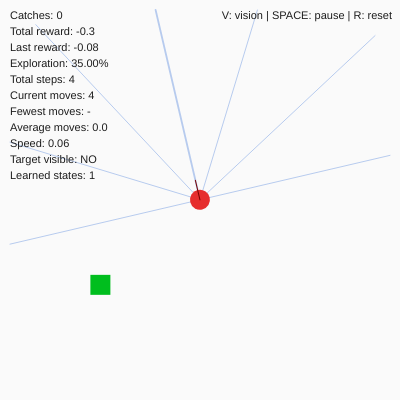
Frame 1 (no input)
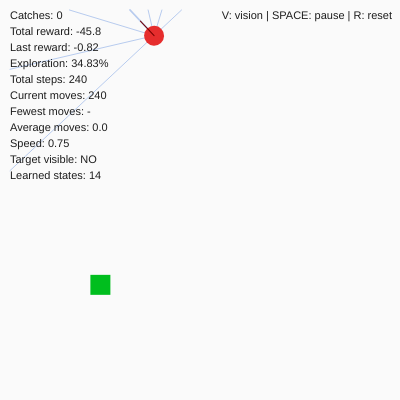
Frame 60 (no input)
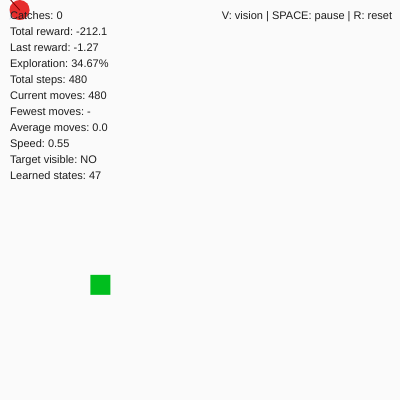
Frame 120 (the mouse pressed at the canvas centre since frame 60)

The p5.js sketch that drew these frames (run headless with seeded random() and noise() and a simulated clock; from frame 60 on, the mouse is pressed at the canvas centre):

// p5.js sketch
// ── sketch.js

const CANVAS_SIZE = 400;

const AI_SIZE = 20;
const TARGET_SIZE = 20;

const PI_VALUE = Math.PI;
const TWO_PI_VALUE = Math.PI * 2;
const HALF_PI_VALUE = Math.PI / 2;

const MAX_SPEED = 2.8;
const THRUST = 0.06;
const FRICTION = 0.985;
const BRAKE_FRICTION = 0.88;

const TURN_ACCELERATION = 0.005;
const MAX_TURN_SPEED = 0.045;
const TURN_FRICTION = 0.90;

const LEARNING_RATE = 0.12;
const DISCOUNT = 0.97;

const START_EXPLORATION = 0.35;
const MIN_EXPLORATION = 0.03;
const EXPLORATION_DECAY = 0.99998;

const CATCH_REWARD = 150;
const STEP_PENALTY = -0.08;

const VISION_REWARD = 0.5;
const ALIGNMENT_REWARD = 1.2;
const VISION_DISTANCE_REWARD = 0.015;

const WALL_PENALTY = 2.0;
const WALL_DANGER_DISTANCE = 35;

const MAX_VISION_DISTANCE = 240;
const VISION_CONE_ANGLE = Math.PI / 15;

const STUCK_THRESHOLD = 180;

var ai = null;
var target = null;

var qTable = new Map();

var catches = 0;
var totalReward = 0;
var lastReward = 0;
var totalSteps = 0;
var episodeSteps = 0;

var exploration = START_EXPLORATION;

var bestMoves = null;
var episodeMoveHistory = [];

var stuckCounter = 0;
var bestRecentVision = 0;

var previousVision = null;
var showVision = true;
var trainingPaused = false;

const RAY_ANGLES = [
  -HALF_PI_VALUE,
  -PI_VALUE / 3,
  -PI_VALUE / 6,
  0,
  PI_VALUE / 6,
  PI_VALUE / 3,
  HALF_PI_VALUE
];

const ACTIONS = [
  { thrust: 0, turn: 0, brake: false },
  { thrust: 0, turn: -1, brake: false },
  { thrust: 0, turn: 1, brake: false },
  { thrust: 1, turn: 0, brake: false },
  { thrust: 1, turn: -1, brake: false },
  { thrust: 1, turn: 1, brake: false },
  { thrust: 0, turn: 0, brake: true }
];

function setup() {
  createCanvas(CANVAS_SIZE, CANVAS_SIZE);

  ai = {
    x: width / 2,
    y: height / 2,
    vx: 0,
    vy: 0,
    angle: random(TWO_PI),
    angularVelocity: 0
  };

  spawnTarget();

  previousVision = readVision();

  frameRate(60);
}

function draw() {
  background(250);

  if (!trainingPaused) {
    for (let i = 0; i < 4; i++) {
      trainStep();
    }
  }

  if (showVision) {
    drawVision();
  }

  drawTarget();
  drawAI();
  drawStats();
  drawPauseIndicator();
}

// --------------------------------------------------
// TRAINING
// --------------------------------------------------

function trainStep() {
  totalSteps++;
  episodeSteps++;

  const oldVision = readVision();
  const state = getState(oldVision);

  const actionIndex = chooseAction(state);

  applyPhysics(ACTIONS[actionIndex]);

  const newVision = readVision();

  let reward = STEP_PENALTY;

  // Reward discovering the target.
  if (!oldVision.seesTarget && newVision.seesTarget) {
    reward += VISION_REWARD;
  }

  // Reward improving target alignment.
  const alignmentChange =
    newVision.alignmentScore - oldVision.alignmentScore;

  reward += alignmentChange * ALIGNMENT_REWARD;

  // Reward approaching the target while it is visible.
  if (oldVision.seesTarget && newVision.seesTarget) {
    const distanceChange =
      oldVision.targetDistance - newVision.targetDistance;

    reward += constrain(
      distanceChange,
      -3,
      3
    ) * VISION_DISTANCE_REWARD;
  }

  // Wall avoidance.
  reward += calculateWallPenalty();

  // Detect lack of progress.
  if (newVision.alignmentScore > bestRecentVision + 0.05) {
    bestRecentVision = newVision.alignmentScore;
    stuckCounter = 0;
  } else {
    stuckCounter++;
  }

  // Encourage changing direction when stuck.
  if (stuckCounter > STUCK_THRESHOLD) {
    reward -= 0.4;

    if (stuckCounter % 35 === 0) {
      ai.angularVelocity += random([-0.025, 0.025]);

      ai.angularVelocity = constrain(
        ai.angularVelocity,
        -MAX_TURN_SPEED,
        MAX_TURN_SPEED
      );
    }
  }

  const caught = checkCatch();

  if (caught) {
    reward += CATCH_REWARD;
    catches++;

    bestMoves = bestMoves === null
      ? episodeSteps
      : min(bestMoves, episodeSteps);

    episodeMoveHistory.push(episodeSteps);

    if (episodeMoveHistory.length > 20) {
      episodeMoveHistory.shift();
    }

    spawnTarget();

    episodeSteps = 0;
    stuckCounter = 0;
    bestRecentVision = 0;
  }

  const nextVision = caught
    ? readVision()
    : newVision;

  const nextState = getState(nextVision);

  updateQTable(
    state,
    actionIndex,
    reward,
    nextState,
    caught
  );

  lastReward = reward;
  totalReward += reward;

  // Gradually decrease exploration.
  exploration = max(
    MIN_EXPLORATION,
    START_EXPLORATION *
    pow(EXPLORATION_DECAY, totalSteps)
  );

  previousVision = nextVision;
}

// --------------------------------------------------
// PHYSICS
// --------------------------------------------------

function applyPhysics(action) {
  ai.angularVelocity +=
    action.turn * TURN_ACCELERATION;

  ai.angularVelocity = constrain(
    ai.angularVelocity,
    -MAX_TURN_SPEED,
    MAX_TURN_SPEED
  );

  ai.angularVelocity *= TURN_FRICTION;
  ai.angle += ai.angularVelocity;

  // Forward acceleration.
  if (action.thrust > 0) {
    ai.vx += cos(ai.angle) * THRUST;
    ai.vy += sin(ai.angle) * THRUST;
  }

  // Friction or braking.
  const friction = action.brake
    ? BRAKE_FRICTION
    : FRICTION;

  ai.vx *= friction;
  ai.vy *= friction;

  // Maximum speed.
  const speed = getSpeed();

  if (speed > MAX_SPEED) {
    const speedScale = MAX_SPEED / speed;

    ai.vx *= speedScale;
    ai.vy *= speedScale;
  }

  ai.x += ai.vx;
  ai.y += ai.vy;

  handleWalls();
}

function handleWalls() {
  const radius = AI_SIZE / 2;

  if (ai.x < radius) {
    ai.x = radius;
    if (ai.vx < 0) ai.vx = 0;
  }

  if (ai.x > width - radius) {
    ai.x = width - radius;
    if (ai.vx > 0) ai.vx = 0;
  }

  if (ai.y < radius) {
    ai.y = radius;
    if (ai.vy < 0) ai.vy = 0;
  }

  if (ai.y > height - radius) {
    ai.y = height - radius;
    if (ai.vy > 0) ai.vy = 0;
  }
}

function calculateWallPenalty() {
  let penalty = 0;

  const radius = AI_SIZE / 2;

  const walls = [
    { distance: ai.x - radius, speed: max(0, -ai.vx) },
    { distance: width - radius - ai.x, speed: max(0, ai.vx) },
    { distance: ai.y - radius, speed: max(0, -ai.vy) },
    { distance: height - radius - ai.y, speed: max(0, ai.vy) }
  ];

  for (const wall of walls) {
    const danger = constrain(
      (WALL_DANGER_DISTANCE - wall.distance) /
      WALL_DANGER_DISTANCE,
      0,
      1
    );

    penalty -= WALL_PENALTY * danger * wall.speed;
  }

  return penalty;
}

function getSpeed() {
  return sqrt(ai.vx * ai.vx + ai.vy * ai.vy);
}

// --------------------------------------------------
// VISION
// --------------------------------------------------

function readVision() {
  const rays = [];

  let bestRay = -1;
  let bestAlignment = 0;
  let nearestTargetDistance = Infinity;

  for (let i = 0; i < RAY_ANGLES.length; i++) {
    const angle = ai.angle + RAY_ANGLES[i];

    const wallDistance = raycastWall(angle);
    const targetDistance = raycastTarget(angle);

    const seesTarget =
      targetDistance !== null &&
      targetDistance < wallDistance &&
      targetDistance < MAX_VISION_DISTANCE;

    let visibleDistance = null;

    if (seesTarget) {
      visibleDistance = targetDistance;

      nearestTargetDistance = min(
        nearestTargetDistance,
        targetDistance
      );

      const alignment = 1 - abs(i - 3) / 4;

      const distanceFactor = map(
        targetDistance,
        0,
        MAX_VISION_DISTANCE,
        1,
        0.5,
        true
      );

      const score = alignment * distanceFactor;

      if (score > bestAlignment) {
        bestAlignment = score;
        bestRay = i;
      }
    }

    rays.push({
      seesTarget,
      targetDistance: visibleDistance,
      wallDistance
    });
  }

  return {
    rays,
    seesTarget: bestRay !== -1,
    bestRay,
    alignmentScore: bestAlignment,
    targetDistance: nearestTargetDistance
  };
}

function raycastWall(angle) {
  const dx = cos(angle);
  const dy = sin(angle);

  const radius = AI_SIZE / 2;

  let distance = Infinity;

  if (dx > 0) {
    distance = min(
      distance,
      (width - radius - ai.x) / dx
    );
  } else if (dx < 0) {
    distance = min(
      distance,
      (radius - ai.x) / dx
    );
  }

  if (dy > 0) {
    distance = min(
      distance,
      (height - radius - ai.y) / dy
    );
  } else if (dy < 0) {
    distance = min(
      distance,
      (radius - ai.y) / dy
    );
  }

  return max(0, distance);
}

function raycastTarget(angle) {
  const dx = target.x - ai.x;
  const dy = target.y - ai.y;

  const targetAngle = atan2(dy, dx);
  const relativeAngle = normalizeAngle(targetAngle - angle);

  const centerDistance = sqrt(dx * dx + dy * dy);

  const targetRadius =
    sqrt(2) * TARGET_SIZE / 2 + AI_SIZE / 2;

  const allowedAngle =
    VISION_CONE_ANGLE +
    asin(min(1, targetRadius / max(centerDistance, 0.001)));

  if (abs(relativeAngle) > allowedAngle) {
    return null;
  }

  const projectedDistance =
    centerDistance * cos(relativeAngle);

  if (projectedDistance <= 0) {
    return null;
  }

  const hitDistance = max(
    0,
    projectedDistance - targetRadius
  );

  if (hitDistance > MAX_VISION_DISTANCE) {
    return null;
  }

  return hitDistance;
}

function normalizeAngle(angle) {
  while (angle > PI_VALUE) angle -= TWO_PI_VALUE;
  while (angle < -PI_VALUE) angle += TWO_PI_VALUE;

  return angle;
}

// --------------------------------------------------
// Q-LEARNING STATE
// --------------------------------------------------

function getState(vision) {
  const sensorStates = [];

  for (const ray of vision.rays) {
    const targetBin = ray.seesTarget
      ? distanceBin(ray.targetDistance)
      : 0;

    const wallBin = wallDistanceBin(ray.wallDistance);

    sensorStates.push(targetBin);
    sensorStates.push(wallBin);
  }

  const speedBin = bin(
    getSpeed(),
    0,
    MAX_SPEED,
    4
  );

  const turnBin = bin(
    ai.angularVelocity,
    -MAX_TURN_SPEED,
    MAX_TURN_SPEED,
    5
  );

  return [
    ...sensorStates,
    speedBin,
    turnBin
  ].join(",");
}

function distanceBin(distance) {
  if (distance < 25) return 1;
  if (distance < 60) return 2;
  if (distance < 120) return 3;
  return 4;
}

function wallDistanceBin(distance) {
  if (distance < 12) return 0;
  if (distance < 25) return 1;
  if (distance < 50) return 2;
  return 3;
}

function bin(value, minValue, maxValue, bins) {
  const normalized = constrain(
    (value - minValue) / (maxValue - minValue),
    0,
    0.999999
  );

  return floor(normalized * bins);
}

// --------------------------------------------------
// Q-LEARNING
// --------------------------------------------------

function chooseAction(state) {
  const values = getQValues(state);

  if (random() < exploration) {
    return floor(random(ACTIONS.length));
  }

  let bestAction = 0;
  let bestValue = -Infinity;

  for (let i = 0; i < values.length; i++) {
    if (values[i] > bestValue) {
      bestValue = values[i];
      bestAction = i;
    }
  }

  return bestAction;
}

function getQValues(state) {
  if (!qTable.has(state)) {
    qTable.set(
      state,
      new Array(ACTIONS.length).fill(0)
    );
  }

  return qTable.get(state);
}

function updateQTable(
  state,
  action,
  reward,
  nextState,
  terminal
) {
  const values = getQValues(state);
  const nextValues = getQValues(nextState);

  const oldValue = values[action];

  const futureValue = terminal
    ? 0
    : max(...nextValues);

  values[action] +=
    LEARNING_RATE *
    (
      reward +
      DISCOUNT * futureValue -
      oldValue
    );
}

// --------------------------------------------------
// CATCHING
// --------------------------------------------------

function checkCatch() {
  const closestX = constrain(
    ai.x,
    target.x - TARGET_SIZE / 2,
    target.x + TARGET_SIZE / 2
  );

  const closestY = constrain(
    ai.y,
    target.y - TARGET_SIZE / 2,
    target.y + TARGET_SIZE / 2
  );

  const dx = ai.x - closestX;
  const dy = ai.y - closestY;

  return sqrt(dx * dx + dy * dy) <= AI_SIZE / 2;
}

function spawnTarget() {
  let attempts = 0;

  do {
    target = {
      x: random(30, width - 30),
      y: random(30, height - 30)
    };

    attempts++;
  } while (
    dist(target.x, target.y, ai.x, ai.y) < 80 &&
    attempts < 100
  );
}

// --------------------------------------------------
// DRAWING
// --------------------------------------------------

function drawVision() {
  const vision = readVision();

  for (let i = 0; i < RAY_ANGLES.length; i++) {
    const angle = ai.angle + RAY_ANGLES[i];
    const ray = vision.rays[i];

    const wallDistance = min(
      ray.wallDistance,
      MAX_VISION_DISTANCE
    );

    let rayLength = wallDistance;

    if (
      ray.seesTarget &&
      ray.targetDistance < wallDistance
    ) {
      rayLength = ray.targetDistance;
      stroke(0, 190, 40, 190);
    } else {
      stroke(80, 130, 220, 100);
    }

    strokeWeight(i === 3 ? 1.8 : 1);

    line(
      ai.x,
      ai.y,
      ai.x + cos(angle) * rayLength,
      ai.y + sin(angle) * rayLength
    );
  }
}

function drawAI() {
  push();

  translate(ai.x, ai.y);
  rotate(ai.angle);

  noStroke();
  fill(230, 45, 45);
  circle(0, 0, AI_SIZE);

  stroke(120, 0, 0);
  strokeWeight(1);
  line(0, 0, AI_SIZE, 0);

  pop();
}

function drawTarget() {
  noStroke();
  fill(0, 190, 30);

  rectMode(CENTER);
  rect(
    target.x,
    target.y,
    TARGET_SIZE,
    TARGET_SIZE
  );

  rectMode(CORNER);
}

function drawStats() {
  fill(30);
  noStroke();
  textSize(11);
  textAlign(LEFT, TOP);

  const averageMoves = episodeMoveHistory.length > 0
    ? (
        episodeMoveHistory.reduce((a, b) => a + b, 0) /
        episodeMoveHistory.length
      ).toFixed(1)
    : "0.0";

  const vision = readVision();

  const stats = [
    `Catches: ${catches}`,
    `Total reward: ${totalReward.toFixed(1)}`,
    `Last reward: ${lastReward.toFixed(2)}`,
    `Exploration: ${(exploration * 100).toFixed(2)}%`,
    `Total steps: ${totalSteps}`,
    `Current moves: ${episodeSteps}`,
    `Fewest moves: ${bestMoves ?? "-"}`,
    `Average moves: ${averageMoves}`,
    `Speed: ${getSpeed().toFixed(2)}`,
    `Target visible: ${vision.seesTarget ? "YES" : "NO"}`,
    `Learned states: ${qTable.size}`
  ];

  let y = 10;

  for (const line of stats) {
    text(line, 10, y);
    y += 16;
  }

  textAlign(RIGHT, TOP);

  text(
    "V: vision | SPACE: pause | R: reset",
    width - 8,
    10
  );
}

function drawPauseIndicator() {
  if (trainingPaused) {
    fill(0);
    textSize(15);
    textAlign(CENTER, CENTER);

    text(
      "PAUSED — press SPACE to resume",
      width / 2,
      height - 20
    );
  }
}

// --------------------------------------------------
// CONTROLS
// --------------------------------------------------

function keyPressed() {
  if (key === " ") {
    trainingPaused = !trainingPaused;
  }

  if (key === "r" || key === "R") {
    resetTraining();
  }

  if (key === "v" || key === "V") {
    showVision = !showVision;
  }
}

function resetTraining() {
  qTable.clear();

  catches = 0;
  totalReward = 0;
  lastReward = 0;
  totalSteps = 0;
  episodeSteps = 0;

  exploration = START_EXPLORATION;

  bestMoves = null;
  episodeMoveHistory = [];

  stuckCounter = 0;
  bestRecentVision = 0;

  ai.x = width / 2;
  ai.y = height / 2;
  ai.vx = 0;
  ai.vy = 0;
  ai.angle = random(TWO_PI);
  ai.angularVelocity = 0;

  spawnTarget();

  previousVision = readVision();
}
